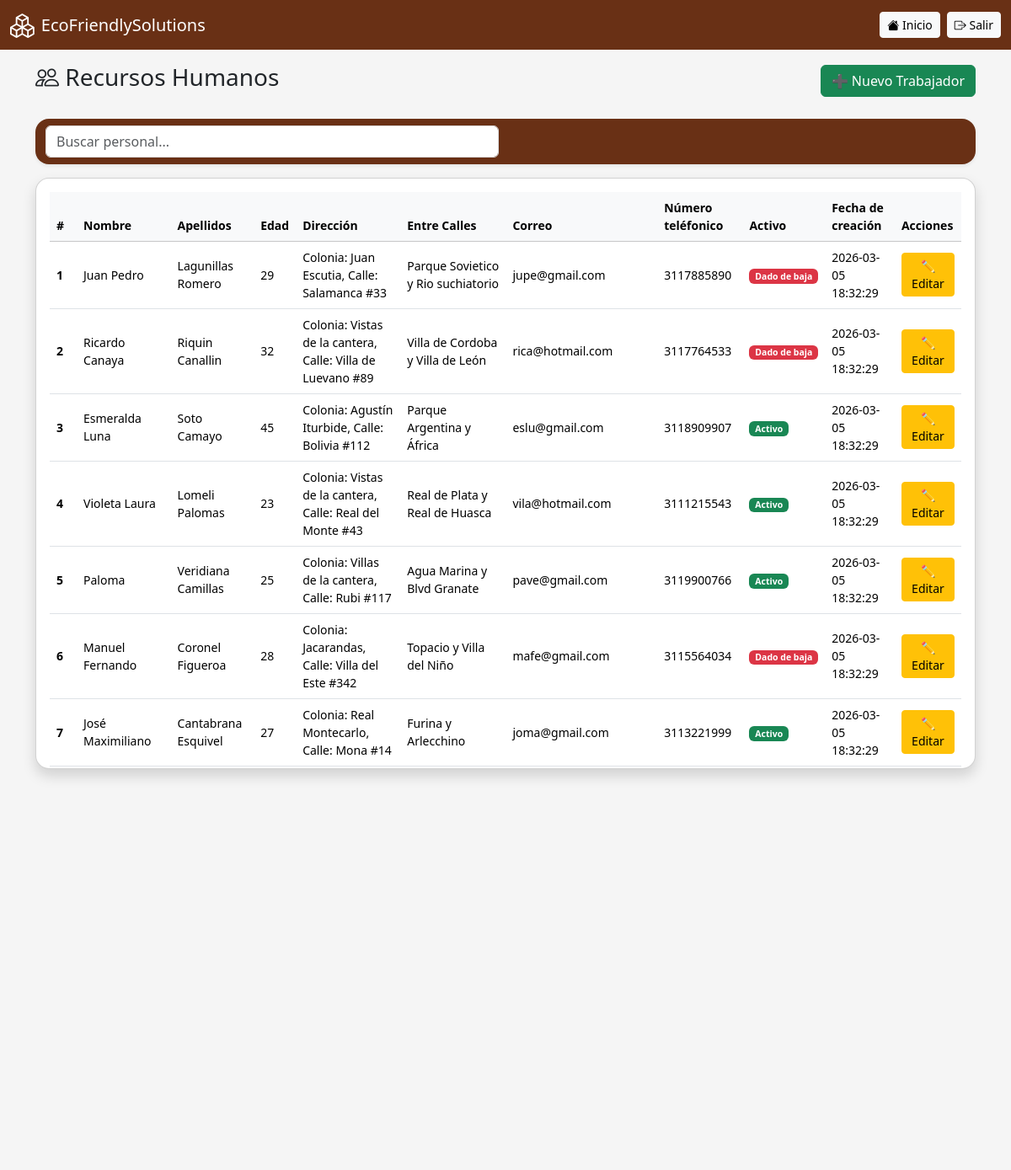
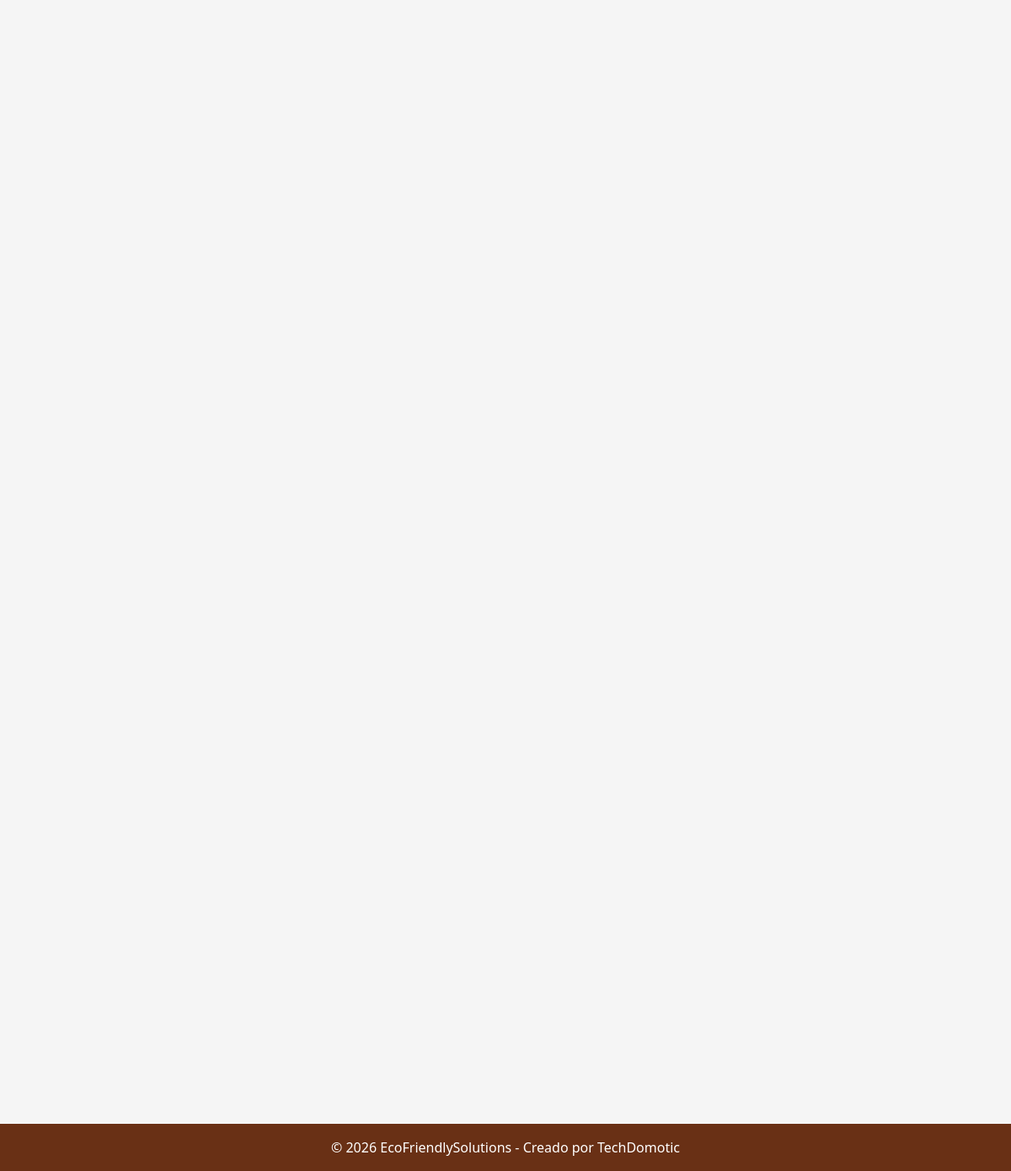
The page /rh/listar.php (signed in) on the database its author committed (2 pictures, top to bottom).
### tables this page shows
CREATE TABLE `rh` (
  `id_trabajador` int(11) NOT NULL,
  `nombre` varchar(100) NOT NULL,
  `apellidos` varchar(150) DEFAULT NULL,
  `rol` tinyint(1) NOT NULL DEFAULT 0,
  `password` varchar(150) DEFAULT NULL,
  `edad` int(11) DEFAULT NULL,
  `direccion` varchar(150) DEFAULT NULL,
  `entre_calles` varchar(200) DEFAULT NULL,
  `correo` varchar(100) DEFAULT NULL,
  `numero_telefonico` bigint(11) DEFAULT NULL,
  `activo` tinyint(1) NOT NULL DEFAULT 1,
  `fecha_creacion` timestamp NOT NULL DEFAULT current_timestamp()
);

### rh/listar.php (the view, shortened to what this page needs)
<?php
include '../includes/conexion.php';
include '../includes/header.php';
$result = $conn->query("
SELECT * FROM rh
");
?>
<div class="d-flex justify-content-between align-items-center mb-4">
    <h3><i class="bi bi-people "></i> Recursos Humanos</h3>
    <a href="crear.php" class="btn btn-success">➕ Nuevo Trabajador</a>
</div>
<nav class="navbar bg-body-tertiary mb-3 rounded-4 shadow-sm">
  <div class="container-fluid">
    <div class="col-12 col-md-6"> <form class="d-flex" role="search" onsubmit="return false;">
            <input class="form-control me-2" type="search" id="inputBusqueda" placeholder="Buscar personal...">
        </form>
    </div>
  </div>
</nav>
<div class="card shadow rounded-4">
<div class="card-body table-responsive" style="max-height: 700px; overflow-y: auto;">
<table class="table table-hover align-middle small" id="tablarh">
<thead class="table-light">
<tr>
<th style="position: sticky; top: 0; z-index: 2; background-color: #f8f9fa;">#</th>
<th style="position: sticky; top: 0; z-index: 2; background-color: #f8f9fa;">Nombre</th>
<th style="position: sticky; top: 0; z-index: 2; background-color: #f8f9fa;">Apellidos</th>
<th style="position: sticky; top: 0; z-index: 2; background-color: #f8f9fa;">Edad</th>
<th style="position: sticky; top: 0; z-index: 2; background-color: #f8f9fa;">Dirección</th>
<th style="position: sticky; top: 0; z-index: 2; background-color: #f8f9fa;">Entre Calles</th>
<th style="position: sticky; top: 0; z-index: 2; background-color: #f8f9fa;">Correo</th>
<th style="position: sticky; top: 0; z-index: 2; background-color: #f8f9fa;">N&uacute;mero tel&eacute;fonico</th>
<th style="position: sticky; top: 0; z-index: 2; background-color: #f8f9fa;">Activo</th>
<th style="position: sticky; top: 0; z-index: 2; background-color: #f8f9fa;">Fecha de creaci&oacute;n</th>
<th style="position: sticky; top: 0; z-index: 2; background-color: #f8f9fa;">Acciones</th>
</tr>
</thead>
<tbody>
<?php $contador = 1; ?>
<?php while($row = $result->fetch_assoc()): ?>
<tr><td><strong><?= $contador; ?></strong></td>
<td><?= htmlspecialchars($row['nombre']); ?></td>
<td><?= htmlspecialchars($row['apellidos']); ?></td>
<td><?= ($row['edad']); ?></td>
<td><?= htmlspecialchars($row['direccion']); ?></td>
<td><?= htmlspecialchars($row['entre_calles']); ?></td>
<td><?= htmlspecialchars($row['correo']); ?></td>
<td><?= ($row['numero_telefonico']); ?></td>
<td>
<?php if($row['activo'] == 1): ?>
<span class="badge bg-success">Activo</span>
<?php else: ?>
<span class="badge bg-danger">Dado de baja</span>
<?php endif; ?>
</td>
<td><?= htmlspecialchars($row['fecha_creacion']); ?></td>
<td class="text-center">
<div class="d-flex flex-row flex-sm-row justify-content-center gap-1">
<a href="editar.php?id=<?= $row['id_trabajador']; ?>"
class="btn btn-sm btn-warning">
✏️ Editar
</a>
</div>
</td>
</tr>
<?php $contador++; ?>
<?php endwhile; ?>
</tbody>
</table>
</div>
</div>
<?php include '../includes/footer.php'; ?>

### css/estilos.css (style rules this page uses)
:root { --main-brown: #693015; }
body { background: #f5f5f5; display: flex; flex-direction: column; min-height: 100vh; }
.navbar, .footer { background-color: var(--main-brown) !important; }

### rows shown on the page
rh: nombre "Juan Pedro", apellidos "Lagunillas Romero", edad "29", direccion "Colonia: Juan Escutia, Calle: Salamanca #33", entre_calles "Parque Sovietico y Rio suchiatorio", correo "jupe@gmail.com", numero_telefonico "3117885890", activo "Dado de baja", fecha_creacion "2026-03-05 18:32:29"
rh: nombre "Ricardo Canaya", apellidos "Riquin Canallin", edad "32", direccion "Colonia: Vistas de la cantera, Calle: Villa de Luevano #89", entre_calles "Villa de Cordoba y Villa de León", correo "rica@hotmail.com", numero_telefonico "3117764533", activo "Dado de baja", fecha_creacion "2026-03-05 18:32:29"
rh: nombre "Esmeralda Luna", apellidos "Soto Camayo", edad "45", direccion "Colonia: Agustín Iturbide, Calle: Bolivia #112", entre_calles "Parque Argentina y África", correo "eslu@gmail.com", numero_telefonico "3118909907", activo "Activo", fecha_creacion "2026-03-05 18:32:29"
rh: nombre "Violeta Laura", apellidos "Lomeli Palomas", edad "23", direccion "Colonia: Vistas de la cantera, Calle: Real del Monte #43", entre_calles "Real de Plata y Real de Huasca", correo "vila@hotmail.com", numero_telefonico "3111215543", activo "Activo", fecha_creacion "2026-03-05 18:32:29"
rh: nombre "Paloma", apellidos "Veridiana Camillas", edad "25", direccion "Colonia: Villas de la cantera, Calle: Rubi #117", entre_calles "Agua Marina y Blvd Granate", correo "pave@gmail.com", numero_telefonico "3119900766", activo "Activo", fecha_creacion "2026-03-05 18:32:29"
rh: nombre "Manuel Fernando", apellidos "Coronel Figueroa", edad "28", direccion "Colonia: Jacarandas, Calle: Villa del Este #342", entre_calles "Topacio y Villa del Niño", correo "mafe@gmail.com", numero_telefonico "3115564034", activo "Dado de baja", fecha_creacion "2026-03-05 18:32:29"
rh: nombre "José Maximiliano", apellidos "Cantabrana Esquivel", edad "27", direccion "Colonia: Real Montecarlo, Calle: Mona #14", entre_calles "Furina y Arlecchino", correo "joma@gmail.com", numero_telefonico "3113221999", activo "Activo", fecha_creacion "2026-03-05 18:32:29"

### other values the page prints
$pageTitle "EcoFriendlySolutions"
